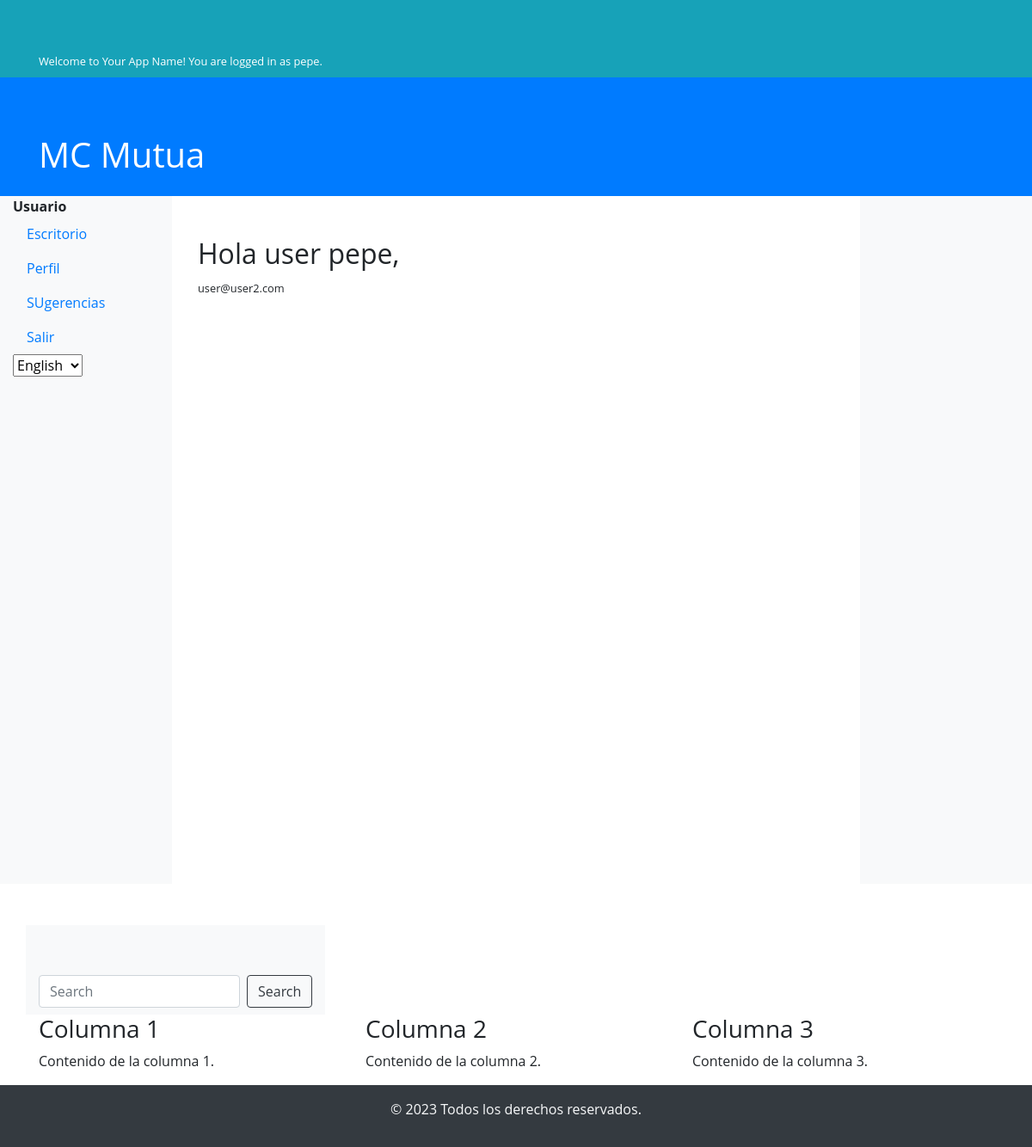
Screenshot of / (signed in) with the database file from the repository.
### app/models/user_model.py (models this page shows, shortened)
class User(db.Model, UserMixin):
    id = db.Column(db.Integer, primary_key=True)
    username = db.Column(db.String(50), unique=True, nullable=False)
    email = db.Column(db.String(120), unique=True, nullable=False)
    password = db.Column(db.String(60), nullable=False)
    role = db.Column(db.String(20), default='user')  # Default role is 'user'
    language = db.Column(db.String(5), default='en')  # Add this line for language preference
    created_at = db.Column(db.DateTime, default=datetime.utcnow)
    updated_at = db.Column(db.DateTime, default=datetime.utcnow, onupdate=datetime.utcnow)

### app/controllers/user_controller.py (the view)
@app.route('/')
@login_required
def index():
    return render_template('index.html')

### app/__init__.py (called while the page is built)
@login_manager.user_loader
def load_user(user_id):
    return User.query.get(int(user_id))

def is_admin():
    return current_user.is_authenticated and current_user.role == 'admin'

### app/templates/index.html
{% extends 'base.html' %}
{% block content %}
<div class="container mt-5">
    <h2>Hola {{ current_user.role }} {{ current_user.username }},</h2>
    <p>
        <small>{{ current_user.email }}</small>
    </p>
</div>
{% endblock %}

### app/templates/base.html (shortened to what this page needs)
<!DOCTYPE html>
<html lang="en">
<head>
    <link rel="stylesheet" href="https://stackpath.bootstrapcdn.com/bootstrap/4.3.1/css/bootstrap.min.css">
    <link rel="stylesheet" href="{{ url_for('static', filename='css/styles.css') }}">
    <link rel="stylesheet" type="text/css" href="https://cdn.datatables.net/1.11.6/css/jquery.dataTables.css">
</head>
<body>
     <div class="information-bar bg-info text-white p-2">
        <div class="container">
            <small class="mb-0">Welcome to Your App Name! You are logged in as {{ current_user.username }}.</small>
        </div>
    </div>
    <header class="bg-primary text-white py-3">
        <div class="container">
            <h1>MC Mutua</h1>
        </div>
    </header>
    <div class="container-fluid">
        <div class="row content">
            <div class="col-md-2 bg-light">
                {% if current_user.is_authenticated %}
                    <nav class="nav flex-column">
                        <li class="nav-item"><b>Usuario<br /></b>
                            <a class="nav-link" href="/">Escritorio</a>
                        </li>
                        <li class="nav-item">
                            <a class="nav-link" href="{{ url_for('user_profile', user_id=current_user.id) }}">Perfil</a>
                        </li>
                        <li class="nav-item">
                            <a class="nav-link" href="{{ url_for('list_suggestions') }}">SUgerencias</a>
                        </li>
                        <li class="nav-item">
                            <a class="nav-link" href="{{ url_for('logout') }}">Salir</a>
                        </li>
                    </nav>
                    <div class="language-selector">
                        <form action="{{ url_for('set_locale') }}" method="post">
                            <select name="language" onchange="this.form.submit()">
                                <option value="en" {% if g.get('locale', 'en') == 'en' %}selected{% endif %}>English</option>
                            </select>
                    </form>
                </div>
                {% endif %}
            </div>
            <div class="col-md-8">
                {% block content %}{% endblock %}
            </div>
            <div class="col-md-2 bg-light">
            </div>
        </div>
        <div class="container mt-5">
            <div class="row">
                <div class="search-bar bg-light py-2">
                    <div class="container">
                        <form class="form-inline">
                            <input class="form-control mr-sm-2" type="search" placeholder="Search" aria-label="Search">
                            <button class="btn btn-outline-dark my-2 my-sm-0" type="submit">Search</button>
                        </form>
                    </div>
                </div>
            </div>
            <div class="row">
                <div class="col-md-4">
                    <h3>Columna 1</h3>
                    <p>Contenido de la columna 1.</p>
                </div>
                <div class="col-md-4">
                    <h3>Columna 2</h3>
                    <p>Contenido de la columna 2.</p>
                </div>
                <div class="col-md-4">
                    <h3>Columna 3</h3>
                    <p>Contenido de la columna 3.</p>
                </div>
            </div>
        </div>
        <div class="row bg-dark text-light text-center py-3">
            <div class="col-12">
                <p>© 2023 Todos los derechos reservados.</p>
            </div>
        </div>
    </div>
</body>
</html>

### app/static/css/styles.css (style rules this page uses)
html, body { height: 100%; margin: 0; }
body { display: flex; flex-direction: column; }
.row.content { flex: 1; min-height: 100vh; }
body { font-family: 'Open Sans', sans-serif; }
.container { margin-top: 50px; }

### rows the page displays
User: username "pepe", role "user", email "user@user2.com"
